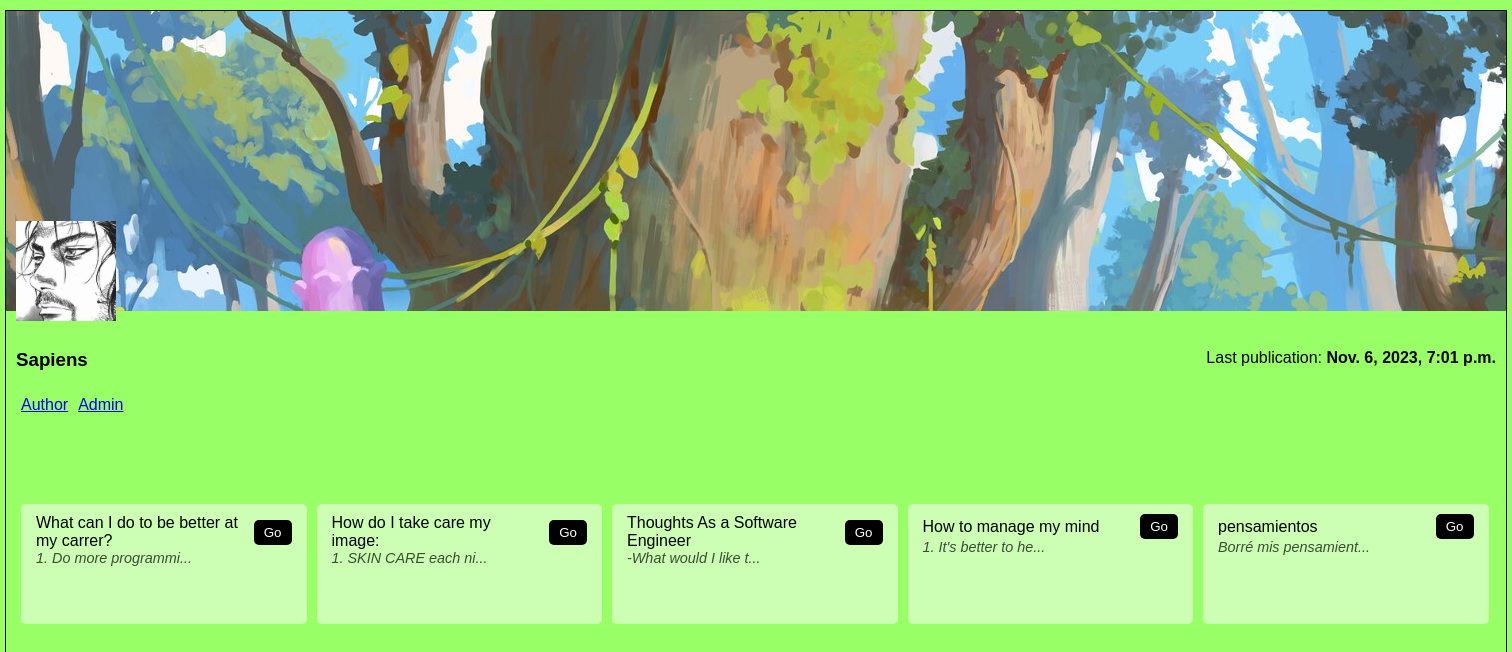
Before: / with the older database file.
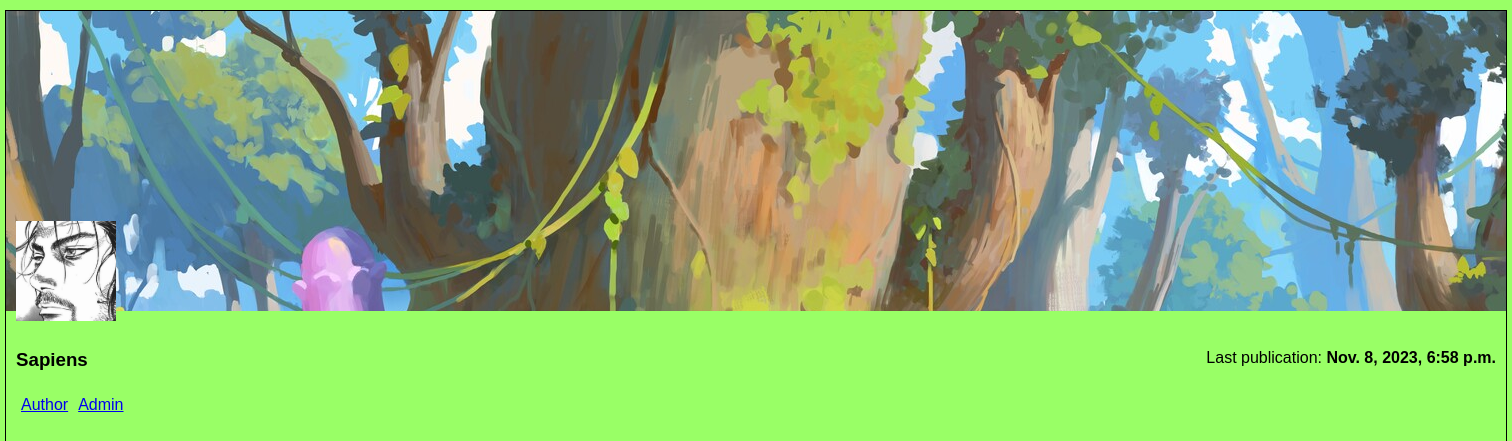
After: the same page with the newer database file.
### blog_app/models.py (models this page shows, shortened)
class Page(models.Model):
    content = models.CharField(max_length=2000)
    title = models.CharField(max_length=200)
    description = models.CharField(max_length=100, default="none")
    pub_date = models.DateTimeField()

### blog_app/views.py (the view)
# urls.py: path('', views.indexPageView, name='index'),
def indexPageView(request):
    pages = Page.objects.all()
    last_publication = getLastPublication()
    return render(request, 'index.html', context={'pages':pages, 'last_publication': last_publication})

### blog_app/views.py (called while the page is built)
def getLastPublication():
    pages = Page.objects.all().order_by('pub_date')
    if(len(pages) > 0):
        return pages[0].pub_date
    return timezone.now()

### blog_app/templates/index.html (shortened to what this page needs)
<!DOCTYPE html>
{% load static %}
<html lang="en">
<head>
	<link rel="stylesheet" href="{% static 'styles/general.css' %}">
	<link rel="stylesheet" href="{% static 'styles/index.css' %}">
</head>
<body>
		<div id="container">
				<header>
						<div id="header-bg"></div>
						<img src="{%static "img/profile-photo.jpeg"%}" alt="profile-photo" id="profile-photo">
						<div id="profile-title-section">
								<h3>Sapiens</h3>
								<p>Last publication: <b>{{last_publication}}</b></p>
						</div>
				</header>
				<section id="options-nav">
						<ul>
								<li><a href="{% url 'blog_app:author_page' %}">Author</a></li>
								<li><a href="{% url 'blog_app:admin_question' %}">Admin</a></li>
						</ul>
				</section>
				<section id="pages-container">
								{% for el in pages %}
								<div class="page">
										<div class="page-title">
												<p>{{el.title}}</p>
												<div>
														<form action="{% url 'blog_app:read_page' el.id %}"><button class="go-page-btn">Go</button></form>
											</div>
										</div>
										<p class="page-description">{{el.description}}</p>
								</div>
								{% endfor %}
				</section>
		</div>
</body>
</html>

### static/styles/general.css (style rules this page uses)
* { margin: 0px; border: 0px; box-sizing; border-box; }
html { background-color: hsl(100, 100%, 70%); scroll-behavior: smooth; font-family: 'Noto Serif Old Uyghur', sans-serif; font-weight: 100; }

### static/styles/index.css (style rules this page uses)
#container { width: 1500px; height: 2000px; border: 1px solid #000; margin: auto; margin-top: 10px; }
header { position: relative; width: 100%; height: 300px; }
#header-bg { background: url('/static/img/forest.jpg'); width: 100%; height: 100%; }
#profile-photo { position: absolute; width: 100px; height: 100px; object-fit: cover; bottom: -10px; left: 10px; }
#profile-title-section { position: absolute; width: 1480px; display: flex; justify-content: space-between; bottom: -60px; left: 10px; }
#options-nav { margin-top: 80px; }
#options-nav ul { list-style: none; display: flex; padding-left: 10px; }
#options-nav ul li { display: block; padding: 5px; }

Changed rows visible on the page:
removed Page: pub_date "Nov. 6, 2023, 7:01 p.m.", title "How do I take care my image:", description "1. SKIN CARE each ni..."
removed Page: title "What can I do to be better at my carrer?", description "1. Do more programmi..."
removed Page: title "Thoughts As a Software Engineer", description "-What would I like t..."
removed Page: title "How to manage my mind", description "1. It's better to he..."
removed Page: title "pensamientos", description "Borré mis pensamient..."
Other visible differences:
{{ last_publication }}: (not shown) → "Nov. 8, 2023, 6:58 p.m."
